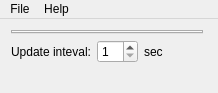
<?xml version="1.0" encoding="UTF-8"?>
<ui version="4.0">
 <class>QuteFan</class>
 <widget class="QMainWindow" name="QuteFan">
  <property name="geometry">
   <rect>
    <x>0</x>
    <y>0</y>
    <width>218</width>
    <height>85</height>
   </rect>
  </property>
  <property name="sizePolicy">
   <sizepolicy hsizetype="Minimum" vsizetype="Minimum">
    <horstretch>0</horstretch>
    <verstretch>0</verstretch>
   </sizepolicy>
  </property>
  <property name="windowIcon">
   <iconset resource="../qutefan.qrc">
    <normaloff>:/resources/Qutefan.png</normaloff>:/resources/Qutefan.png</iconset>
  </property>
  <widget class="QWidget" name="centralWidget">
   <layout class="QVBoxLayout" name="verticalLayout">
    <property name="sizeConstraint">
     <enum>QLayout::SetFixedSize</enum>
    </property>
    <item>
     <widget class="QTabWidget" name="tabWidgetGpu">
      <property name="enabled">
       <bool>true</bool>
      </property>
      <property name="currentIndex">
       <number>-1</number>
      </property>
     </widget>
    </item>
    <item>
     <layout class="QHBoxLayout" name="horizontalLayoutInterval">
      <property name="sizeConstraint">
       <enum>QLayout::SetDefaultConstraint</enum>
      </property>
      <item>
       <widget class="QLabel" name="labelInterval">
        <property name="text">
         <string>Update inteval:</string>
        </property>
       </widget>
      </item>
      <item>
       <widget class="QSpinBox" name="spinBoxInterval">
        <property name="minimum">
         <number>1</number>
        </property>
        <property name="maximum">
         <number>20</number>
        </property>
       </widget>
      </item>
      <item>
       <widget class="QLabel" name="labelIntervalUnit">
        <property name="text">
         <string>sec</string>
        </property>
       </widget>
      </item>
      <item>
       <spacer name="horizontalSpacerInterval">
        <property name="orientation">
         <enum>Qt::Horizontal</enum>
        </property>
        <property name="sizeHint" stdset="0">
         <size>
          <width>40</width>
          <height>20</height>
         </size>
        </property>
       </spacer>
      </item>
     </layout>
    </item>
   </layout>
  </widget>
  <widget class="QStatusBar" name="statusBar">
   <property name="sizeGripEnabled">
    <bool>false</bool>
   </property>
  </widget>
  <widget class="QMenuBar" name="menuBar">
   <property name="enabled">
    <bool>true</bool>
   </property>
   <property name="geometry">
    <rect>
     <x>0</x>
     <y>0</y>
     <width>218</width>
     <height>18</height>
    </rect>
   </property>
   <widget class="QMenu" name="menuFile">
    <property name="title">
     <string>File</string>
    </property>
    <addaction name="separator"/>
    <addaction name="actionQuit"/>
   </widget>
   <widget class="QMenu" name="menuHelp">
    <property name="title">
     <string>Help</string>
    </property>
    <addaction name="separator"/>
    <addaction name="actionAbout"/>
    <addaction name="actionAboutQt"/>
   </widget>
   <addaction name="menuFile"/>
   <addaction name="menuHelp"/>
  </widget>
  <action name="actionQuit">
   <property name="text">
    <string>Quit</string>
   </property>
   <property name="shortcut">
    <string>Ctrl+Q</string>
   </property>
  </action>
  <action name="actionAbout">
   <property name="text">
    <string>About Qutefan</string>
   </property>
  </action>
  <action name="actionAboutQt">
   <property name="text">
    <string>About Qt</string>
   </property>
  </action>
 </widget>
 <layoutdefault spacing="6" margin="11"/>
 <resources>
  <include location="../qutefan.qrc"/>
 </resources>
 <connections/>
</ui>
